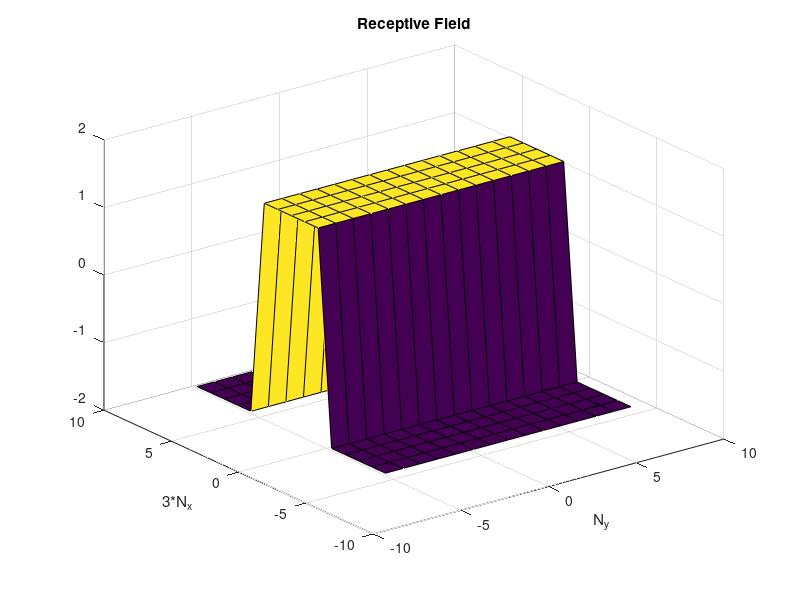

The MATLAB source for this figure:
#! /usr/bin/octave -qf
#
# Institution: TU Berlin
# Course:      Modelle zur Informationsverarbeitung im Gehirn - WS2011/2012
# Topic:       Excercise 10 - Hubel-Wiesel-Modell einfacher orientierungsselektiver Zellen
# Author:      Robin Vobruba
#

# Number of ganglia-cells on one axis.
global N_x = 5;
global N_y = -1;

# area of effect in the photo receptros for one ganglia cell
global range = 10;

# Elongationsfaktor
global L = -1;

# Modell-Photorezeptoren xi(i_p, j_p) = [-1 or 1]
global photoRez = [];
global xiRangeX = -1;
global xiRangeY = -1;

# Ganglienzellen (RGC) u(3N_x, N_y)
global gangliaCells = [];
# [1: ON-Zentrum, -1: OFF-Zentrum] see gangliaCells
global gangliaCellsType = [];
global uRangeX = -1;
global uRangeY = -1;

global u_factors = [];


function set_L(new_L)
	global N_x;
	global N_y;
	global L;
	L = new_L;
	N_y = L * N_x;
	initMatrices();
endfunction

function set_N_y(new_N_y)
	global N_x;
	global N_y;
	global L;
	N_y = new_N_y;
	L = N_y / N_x;
	initMatrices();
endfunction

function initMatrices()
	global N_x;
	global N_y;
	global range;
	global photoRez;
	global xiRangeX;
	global xiRangeY;
	global gangliaCells;
	global gangliaCellsType;
	global uRangeX;
	global uRangeY;
	global u_factors;

	uRangeX = (3*N_x - 1) / 2;
	uRangeY = (N_y   - 1) / 2;

	xiRangeX = uRangeX + range;
	xiRangeY = uRangeY + range;

	photoRez = ones(xiRangeX*2 + 1, xiRangeY*2 + 1);

	gangliaCells     = - ones(uRangeX*2 + 1, uRangeY*2 + 1);
	gangliaCellsType = - ones(uRangeX*2 + 1, uRangeY*2 + 1);

	# Set middle 3rd to be ON-center cells
	gangliaCellsType(N_x+1:2*N_x, :) = ones(N_x, columns(gangliaCellsType));

	u_factors = calc_u_factors();
endfunction



function _xi = get_xi(i, j)
	global photoRez;
	global xiRangeX;
	global xiRangeY;
	_xi = photoRez(
			1 + i + xiRangeX,
			1 + j + xiRangeY);
endfunction

function _on = get_isOn(i, j)
	global gangliaCellsType;
	global uRangeX;
	global uRangeY;
	_on = gangliaCellsType(
			1 + i + uRangeX,
			1 + j + uRangeY);
endfunction

function set_u(i, j, u)
	global gangliaCells;
	global uRangeX;
	global uRangeY;
	gangliaCells(
			1 + i + uRangeX,
			1 + j + uRangeY) = u;
endfunction

function _u_factors = calc_u_factors()
	global range;
	_u_factors = [];
	for k = -range:range
		k2 = k^2;
		for l = -range:range
			k2_l2 = k2 + l^2;
			_u_factors(k + range+1, l + range+1) = exp(- k2_l2 / 6) - 1/9 * exp(- k2_l2 / 54);
		endfor
	endfor
endfunction

function _u = calc_u(i, j)
	global u_factors;
	global gangliaCellsType;
	global range;
	_u = 0;
	for k = -range:range
		for l = -range:range
			_u += u_factors(k + range+1, l + range+1) * get_xi(i - k, j - l);
		endfor
	endfor
	_u *= get_isOn(i, j);
	set_u(i, j, _u);
endfunction

function _v = calc_v(i, j)
	_v = max(0, calc_u(i, j));
endfunction

function _V = calc_V()
	global N_x;
	global N_y;
	global uRangeX;
	global uRangeY;
	_V = 0;
	for i = -uRangeX:uRangeX
i
		for j = -uRangeY:uRangeY
			_V += calc_v(i, j);
		endfor
	endfor
	_V *= 1 / (N_x * N_y);
endfunction




# 10.1. a)

set_N_y(15);

calc_V()

surf(-uRangeY:uRangeY, -uRangeX:uRangeX, gangliaCells);
title('Receptive Field');
xlabel("N_y");
ylabel("3*N_x");
print('receptiveField.png');



# 10.1. b)
